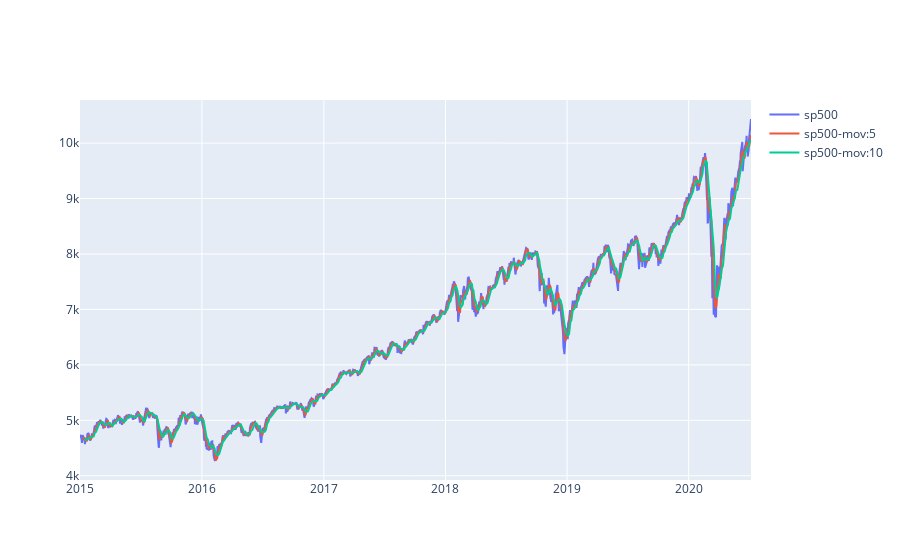

Here is the notebook cell this chart was saved with:
### Code cell
# Create traces
fig = go.Figure()
fig.add_trace(go.Scatter(x=sp500.index,y=sp500.values,
                    mode='lines',
                    name='sp500'))
fig.add_trace(go.Scatter(x=sp500_ma.index, y=sp500_ma.values,
                    mode='lines',
                    name='sp500-mov:5'))
fig.add_trace(go.Scatter(x=sp500_ma2.index, y=sp500_ma2.values,
                    mode='lines',
                    name='sp500-mov:10'))

fig.show()

### Figure 1 — Plotly figure (JSON) as saved in the notebook; plotly's stock layout.template omitted (floating-point values rounded to 4 significant figures; data arrays with more than 128 entries replaced by an {"elided": "..."} marker saying what was removed)
{"data": [{"mode": "lines", "name": "sp500", "type": "scatter", "x": {"elided": "1387 str values"}, "y": {"elided": "1387 float values"}}, {"mode": "lines", "name": "sp500-mov:5", "type": "scatter", "x": {"elided": "1387 str values"}, "y": {"elided": "1387 float values"}}, {"mode": "lines", "name": "sp500-mov:10", "type": "scatter", "x": {"elided": "1387 str values"}, "y": {"elided": "1387 float values"}}], "layout": {}}
